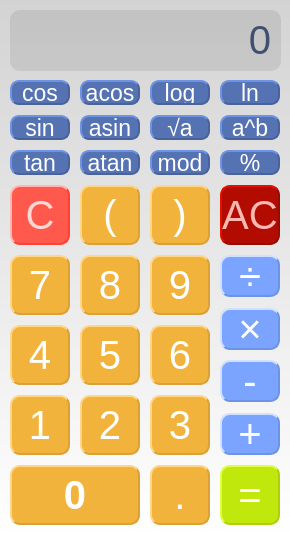
<?xml version="1.0" encoding="UTF-8"?>
<ui version="4.0">
 <class>MainWindow</class>
 <widget class="QMainWindow" name="MainWindow">
  <property name="geometry">
   <rect>
    <x>0</x>
    <y>0</y>
    <width>290</width>
    <height>535</height>
   </rect>
  </property>
  <property name="windowTitle">
   <string>MainWindow</string>
  </property>
  <property name="styleSheet">
   <string notr="true">QMainWindow {
    background-color: qlineargradient(spread:pad, x1:0.5, y1:0, x2:0.5, y2:1, stop:0 rgba(211, 211, 211, 255), stop:1 rgba(255, 255, 255, 255));
    border-radius: 10px;
}</string>
  </property>
  <widget class="QWidget" name="centralwidget">
   <widget class="QLabel" name="Labe_out">
    <property name="geometry">
     <rect>
      <x>10</x>
      <y>10</y>
      <width>261</width>
      <height>60</height>
     </rect>
    </property>
    <property name="font">
     <font>
      <family>.AppleSystemUIFont</family>
      <pointsize>30</pointsize>
      <bold>false</bold>
      <strikeout>false</strikeout>
      <stylestrategy>PreferAntialias</stylestrategy>
     </font>
    </property>
    <property name="styleSheet">
     <string notr="true">QLabel {
    color: #475679;
}</string>
    </property>
    <property name="text">
     <string>0</string>
    </property>
    <property name="alignment">
     <set>Qt::AlignRight|Qt::AlignTrailing|Qt::AlignVCenter</set>
    </property>
   </widget>
   <widget class="QPushButton" name="PushButton_del">
    <property name="geometry">
     <rect>
      <x>10</x>
      <y>185</y>
      <width>60</width>
      <height>60</height>
     </rect>
    </property>
    <property name="font">
     <font>
      <family>.AppleSystemUIFont</family>
      <pointsize>30</pointsize>
     </font>
    </property>
    <property name="styleSheet">
     <string notr="true">QPushButton {
    border-radius: 10px;
    background-color: #ff584c;
    color: #ffd8d6;
    border: 2px outset #ff4032;
}

QPushButton:pressed {
    background-color: #ff4032;
    border: 2px outset #e5392d;
}</string>
    </property>
    <property name="text">
     <string>C</string>
    </property>
   </widget>
   <widget class="QPushButton" name="PushButton_bracket1">
    <property name="geometry">
     <rect>
      <x>80</x>
      <y>185</y>
      <width>60</width>
      <height>60</height>
     </rect>
    </property>
    <property name="font">
     <font>
      <family>.AppleSystemUIFont</family>
      <pointsize>30</pointsize>
     </font>
    </property>
    <property name="styleSheet">
     <string notr="true">QPushButton {
    border-radius: 10px;
    background-color: #F2B33D;
    color: white;
    border: 2px outset #d9a136;
}

QPushButton:pressed {
    background-color: #d9a136;
    border: 2px outset #c18f30;
}</string>
    </property>
    <property name="text">
     <string>(</string>
    </property>
   </widget>
   <widget class="QPushButton" name="PushButton_4">
    <property name="geometry">
     <rect>
      <x>10</x>
      <y>325</y>
      <width>60</width>
      <height>60</height>
     </rect>
    </property>
    <property name="font">
     <font>
      <family>.AppleSystemUIFont</family>
      <pointsize>30</pointsize>
     </font>
    </property>
    <property name="styleSheet">
     <string notr="true">QPushButton {
    border-radius: 10px;
    background-color: #F2B33D;
    color: white;
    border: 2px outset #d9a136;
}

QPushButton:pressed {
    background-color: #d9a136;
    border: 2px outset #c18f30;
}</string>
    </property>
    <property name="text">
     <string>4</string>
    </property>
   </widget>
   <widget class="QPushButton" name="PushButton_5">
    <property name="geometry">
     <rect>
      <x>80</x>
      <y>325</y>
      <width>60</width>
      <height>60</height>
     </rect>
    </property>
    <property name="font">
     <font>
      <family>.AppleSystemUIFont</family>
      <pointsize>30</pointsize>
     </font>
    </property>
    <property name="styleSheet">
     <string notr="true">QPushButton {
    border-radius: 10px;
    background-color: #F2B33D;
    color: white;
    border: 2px outset #d9a136;
}

QPushButton:pressed {
    background-color: #d9a136;
    border: 2px outset #c18f30;
}</string>
    </property>
    <property name="text">
     <string>5</string>
    </property>
   </widget>
   <widget class="QPushButton" name="PushButton_1">
    <property name="geometry">
     <rect>
      <x>10</x>
      <y>395</y>
      <width>60</width>
      <height>60</height>
     </rect>
    </property>
    <property name="font">
     <font>
      <family>.AppleSystemUIFont</family>
      <pointsize>30</pointsize>
     </font>
    </property>
    <property name="styleSheet">
     <string notr="true">QPushButton {
    border-radius: 10px;
    background-color: #F2B33D;
    color: white;
    border: 2px outset #d9a136;
}

QPushButton:pressed {
    background-color: #d9a136;
    border: 2px outset #c18f30;
}</string>
    </property>
    <property name="text">
     <string>1</string>
    </property>
   </widget>
   <widget class="QPushButton" name="PushButton_0">
    <property name="geometry">
     <rect>
      <x>10</x>
      <y>465</y>
      <width>130</width>
      <height>60</height>
     </rect>
    </property>
    <property name="font">
     <font>
      <family>.AppleSystemUIFont</family>
      <pointsize>30</pointsize>
      <bold>true</bold>
      <kerning>true</kerning>
     </font>
    </property>
    <property name="styleSheet">
     <string notr="true">QPushButton {
    border-radius: 10px;
    background-color: #F2B33D;
    color: white;
    border: 2px outset #d9a136;
  background-image: url(icons.ico);
}

QPushButton:pressed {
    background-color: #d9a136;
    border: 2px outset #c18f30;
}</string>
    </property>
    <property name="text">
     <string>0</string>
    </property>
   </widget>
   <widget class="QPushButton" name="PushButton_2">
    <property name="geometry">
     <rect>
      <x>80</x>
      <y>395</y>
      <width>60</width>
      <height>60</height>
     </rect>
    </property>
    <property name="font">
     <font>
      <family>.AppleSystemUIFont</family>
      <pointsize>30</pointsize>
     </font>
    </property>
    <property name="styleSheet">
     <string notr="true">QPushButton {
    border-radius: 10px;
    background-color: #F2B33D;
    color: white;
    border: 2px outset #d9a136;
}

QPushButton:pressed {
    background-color: #d9a136;
    border: 2px outset #c18f30;
}</string>
    </property>
    <property name="text">
     <string>2</string>
    </property>
   </widget>
   <widget class="QPushButton" name="PushButton_bracket2">
    <property name="geometry">
     <rect>
      <x>150</x>
      <y>185</y>
      <width>60</width>
      <height>60</height>
     </rect>
    </property>
    <property name="font">
     <font>
      <family>.AppleSystemUIFont</family>
      <pointsize>30</pointsize>
     </font>
    </property>
    <property name="styleSheet">
     <string notr="true">QPushButton {
    border-radius: 10px;
    background-color: #F2B33D;
    color: white;
    border: 2px outset #d9a136;
}

QPushButton:pressed {
    background-color: #d9a136;
    border: 2px outset #c18f30;
}</string>
    </property>
    <property name="text">
     <string>)</string>
    </property>
   </widget>
   <widget class="QPushButton" name="PushButton_6">
    <property name="geometry">
     <rect>
      <x>150</x>
      <y>325</y>
      <width>60</width>
      <height>60</height>
     </rect>
    </property>
    <property name="font">
     <font>
      <family>.AppleSystemUIFont</family>
      <pointsize>30</pointsize>
     </font>
    </property>
    <property name="styleSheet">
     <string notr="true">QPushButton {
    border-radius: 10px;
    background-color: #F2B33D;
    color: white;
    border: 2px outset #d9a136;
}

QPushButton:pressed {
    background-color: #d9a136;
    border: 2px outset #c18f30;
}</string>
    </property>
    <property name="text">
     <string>6</string>
    </property>
   </widget>
   <widget class="QPushButton" name="PushButton_minus">
    <property name="geometry">
     <rect>
      <x>220</x>
      <y>360</y>
      <width>60</width>
      <height>42</height>
     </rect>
    </property>
    <property name="font">
     <font>
      <family>.AppleSystemUIFont</family>
      <pointsize>30</pointsize>
     </font>
    </property>
    <property name="styleSheet">
     <string notr="true">QPushButton {
    border-radius: 10px;
    background-color: #7AA4FF;
    color: white;
    border: 2px outset #6d93e5;
}

QPushButton:pressed {
    background-color: #6d93e5;
    border: 2px outset #6183cc;
}</string>
    </property>
    <property name="text">
     <string>-</string>
    </property>
   </widget>
   <widget class="QPushButton" name="PushButton_all_del">
    <property name="geometry">
     <rect>
      <x>220</x>
      <y>185</y>
      <width>60</width>
      <height>60</height>
     </rect>
    </property>
    <property name="font">
     <font>
      <family>.AppleSystemUIFont</family>
      <pointsize>30</pointsize>
     </font>
    </property>
    <property name="styleSheet">
     <string notr="true">QPushButton {
    border-radius: 10px;
    background-color: #b20b00;
    color: #ffb7b2;
    border: 2px outset #990a00;
}

QPushButton:pressed {
    background-color: #990a00;
    border: 2px outset #7f0800;
}</string>
    </property>
    <property name="text">
     <string>AC</string>
    </property>
   </widget>
   <widget class="QPushButton" name="PushButton_3">
    <property name="geometry">
     <rect>
      <x>150</x>
      <y>395</y>
      <width>60</width>
      <height>60</height>
     </rect>
    </property>
    <property name="font">
     <font>
      <family>.AppleSystemUIFont</family>
      <pointsize>30</pointsize>
     </font>
    </property>
    <property name="styleSheet">
     <string notr="true">QPushButton {
    border-radius: 10px;
    background-color: #F2B33D;
    color: white;
    border: 2px outset #d9a136;
}

QPushButton:pressed {
    background-color: #d9a136;
    border: 2px outset #c18f30;
}</string>
    </property>
    <property name="text">
     <string>3</string>
    </property>
   </widget>
   <widget class="QPushButton" name="PushButton_dot">
    <property name="geometry">
     <rect>
      <x>150</x>
      <y>465</y>
      <width>60</width>
      <height>60</height>
     </rect>
    </property>
    <property name="font">
     <font>
      <family>.AppleSystemUIFont</family>
      <pointsize>30</pointsize>
     </font>
    </property>
    <property name="styleSheet">
     <string notr="true">QPushButton {
    border-radius: 10px;
    background-color: #F2B33D;
    color: white;
    border: 2px outset #d9a136;
}

QPushButton:pressed {
    background-color: #d9a136;
    border: 2px outset #c18f30;
}</string>
    </property>
    <property name="text">
     <string>.</string>
    </property>
   </widget>
   <widget class="QPushButton" name="PushButton_equals">
    <property name="geometry">
     <rect>
      <x>220</x>
      <y>465</y>
      <width>60</width>
      <height>60</height>
     </rect>
    </property>
    <property name="font">
     <font>
      <family>.AppleSystemUIFont</family>
      <pointsize>30</pointsize>
     </font>
    </property>
    <property name="styleSheet">
     <string notr="true">QPushButton {
    border-radius: 10px;
    background-color: #C1E80C;
    color: white;
    border: 2px outset #add00a;
}

QPushButton:pressed {
    background-color: #add00a;
    border: 2px outset #9ab909;
}</string>
    </property>
    <property name="text">
     <string>=</string>
    </property>
   </widget>
   <widget class="QPushButton" name="PushButton_plus">
    <property name="geometry">
     <rect>
      <x>220</x>
      <y>413</y>
      <width>60</width>
      <height>42</height>
     </rect>
    </property>
    <property name="font">
     <font>
      <family>.AppleSystemUIFont</family>
      <pointsize>30</pointsize>
     </font>
    </property>
    <property name="styleSheet">
     <string notr="true">QPushButton {
    border-radius: 10px;
    background-color: #7AA4FF;
    color: white;
    border: 2px outset #6d93e5;
}

QPushButton:pressed {
    background-color: #6d93e5;
    border: 2px outset #6183cc;
}</string>
    </property>
    <property name="text">
     <string>+</string>
    </property>
   </widget>
   <widget class="QPushButton" name="PushButton_7">
    <property name="geometry">
     <rect>
      <x>10</x>
      <y>255</y>
      <width>60</width>
      <height>60</height>
     </rect>
    </property>
    <property name="font">
     <font>
      <family>.AppleSystemUIFont</family>
      <pointsize>30</pointsize>
     </font>
    </property>
    <property name="styleSheet">
     <string notr="true">QPushButton {
    border-radius: 10px;
    background-color: #F2B33D;
    color: white;
    border: 2px outset #d9a136;
}

QPushButton:pressed {
    background-color: #d9a136;
    border: 2px outset #c18f30;
}</string>
    </property>
    <property name="text">
     <string>7</string>
    </property>
   </widget>
   <widget class="QPushButton" name="PushButton_mult">
    <property name="geometry">
     <rect>
      <x>220</x>
      <y>308</y>
      <width>60</width>
      <height>42</height>
     </rect>
    </property>
    <property name="font">
     <font>
      <family>.AppleSystemUIFont</family>
      <pointsize>30</pointsize>
     </font>
    </property>
    <property name="styleSheet">
     <string notr="true">QPushButton {
    border-radius: 10px;
    background-color: #7AA4FF;
    color: white;
    border: 2px outset #6d93e5;
}

QPushButton:pressed {
    background-color: #6d93e5;
    border: 2px outset #6183cc;
}</string>
    </property>
    <property name="text">
     <string>×</string>
    </property>
   </widget>
   <widget class="QPushButton" name="PushButton_8">
    <property name="geometry">
     <rect>
      <x>80</x>
      <y>255</y>
      <width>60</width>
      <height>60</height>
     </rect>
    </property>
    <property name="font">
     <font>
      <family>.AppleSystemUIFont</family>
      <pointsize>30</pointsize>
     </font>
    </property>
    <property name="styleSheet">
     <string notr="true">QPushButton {
    border-radius: 10px;
    background-color: #F2B33D;
    color: white;
    border: 2px outset #d9a136;
}

QPushButton:pressed {
    background-color: #d9a136;
    border: 2px outset #c18f30;
}</string>
    </property>
    <property name="text">
     <string>8</string>
    </property>
   </widget>
   <widget class="QPushButton" name="PushButton_9">
    <property name="geometry">
     <rect>
      <x>150</x>
      <y>255</y>
      <width>60</width>
      <height>60</height>
     </rect>
    </property>
    <property name="font">
     <font>
      <family>.AppleSystemUIFont</family>
      <pointsize>30</pointsize>
     </font>
    </property>
    <property name="styleSheet">
     <string notr="true">QPushButton {
    border-radius: 10px;
    background-color: #F2B33D;
    color: white;
    border: 2px outset #d9a136;
}

QPushButton:pressed {
    background-color: #d9a136;
    border: 2px outset #c18f30;
}</string>
    </property>
    <property name="text">
     <string>9</string>
    </property>
   </widget>
   <widget class="QPushButton" name="PushButton_cos">
    <property name="geometry">
     <rect>
      <x>10</x>
      <y>80</y>
      <width>60</width>
      <height>25</height>
     </rect>
    </property>
    <property name="font">
     <font>
      <family>.AppleSystemUIFont</family>
      <pointsize>17</pointsize>
      <bold>false</bold>
     </font>
    </property>
    <property name="styleSheet">
     <string notr="true">QPushButton {
    border-radius: 9px;
    background-color: #5572b2;
    color: white;
    border: 2px outset #496299;
}

QPushButton:pressed {
    background-color: #496299;
    border: 2px outset #3d527f;
}</string>
    </property>
    <property name="text">
     <string>cos</string>
    </property>
   </widget>
   <widget class="QPushButton" name="PushButton_sin">
    <property name="geometry">
     <rect>
      <x>10</x>
      <y>115</y>
      <width>60</width>
      <height>25</height>
     </rect>
    </property>
    <property name="font">
     <font>
      <family>.AppleSystemUIFont</family>
      <pointsize>17</pointsize>
      <bold>false</bold>
     </font>
    </property>
    <property name="styleSheet">
     <string notr="true">QPushButton {
    border-radius: 9px;
    background-color: #5572b2;
    color: white;
    border: 2px outset #496299;
}

QPushButton:pressed {
    background-color: #496299;
    border: 2px outset #3d527f;
}</string>
    </property>
    <property name="text">
     <string>sin</string>
    </property>
   </widget>
   <widget class="QPushButton" name="PushButton_tan">
    <property name="geometry">
     <rect>
      <x>10</x>
      <y>150</y>
      <width>60</width>
      <height>25</height>
     </rect>
    </property>
    <property name="font">
     <font>
      <family>.AppleSystemUIFont</family>
      <pointsize>17</pointsize>
      <bold>false</bold>
     </font>
    </property>
    <property name="styleSheet">
     <string notr="true">QPushButton {
    border-radius: 9px;
    background-color: #5572b2;
    color: white;
    border: 2px outset #496299;
}

QPushButton:pressed {
    background-color: #496299;
    border: 2px outset #3d527f;
}</string>
    </property>
    <property name="text">
     <string>tan</string>
    </property>
   </widget>
   <widget class="QPushButton" name="PushButton_acos">
    <property name="geometry">
     <rect>
      <x>80</x>
      <y>80</y>
      <width>60</width>
      <height>25</height>
     </rect>
    </property>
    <property name="font">
     <font>
      <family>.AppleSystemUIFont</family>
      <pointsize>17</pointsize>
      <bold>false</bold>
     </font>
    </property>
    <property name="styleSheet">
     <string notr="true">QPushButton {
    border-radius: 9px;
    background-color: #5572b2;
    color: white;
    border: 2px outset #496299;
}

QPushButton:pressed {
    background-color: #496299;
    border: 2px outset #3d527f;
}</string>
    </property>
    <property name="text">
     <string>acos</string>
    </property>
   </widget>
   <widget class="QPushButton" name="PushButton_asin">
    <property name="geometry">
     <rect>
      <x>80</x>
      <y>115</y>
      <width>60</width>
      <height>25</height>
     </rect>
    </property>
    <property name="font">
     <font>
      <family>.AppleSystemUIFont</family>
      <pointsize>17</pointsize>
      <bold>false</bold>
     </font>
    </property>
    <property name="styleSheet">
     <string notr="true">QPushButton {
    border-radius: 9px;
    background-color: #5572b2;
    color: white;
    border: 2px outset #496299;
}

QPushButton:pressed {
    background-color: #496299;
    border: 2px outset #3d527f;
}</string>
    </property>
    <property name="text">
     <string>asin</string>
    </property>
   </widget>
   <widget class="QPushButton" name="PushButton_atan">
    <property name="geometry">
     <rect>
      <x>80</x>
      <y>150</y>
      <width>60</width>
      <height>25</height>
     </rect>
    </property>
    <property name="font">
     <font>
      <family>.AppleSystemUIFont</family>
      <pointsize>17</pointsize>
      <bold>false</bold>
     </font>
    </property>
    <property name="styleSheet">
     <string notr="true">QPushButton {
    border-radius: 9px;
    background-color: #5572b2;
    color: white;
    border: 2px outset #496299;
}

QPushButton:pressed {
    background-color: #496299;
    border: 2px outset #3d527f;
}</string>
    </property>
    <property name="text">
     <string>atan</string>
    </property>
   </widget>
   <widget class="QPushButton" name="PushButton_exp">
    <property name="geometry">
     <rect>
      <x>220</x>
      <y>115</y>
      <width>60</width>
      <height>25</height>
     </rect>
    </property>
    <property name="font">
     <font>
      <family>.AppleSystemUIFont</family>
      <pointsize>17</pointsize>
      <bold>false</bold>
     </font>
    </property>
    <property name="styleSheet">
     <string notr="true">QPushButton {
    border-radius: 9px;
    background-color: #5572b2;
    color: white;
    border: 2px outset #496299;
}

QPushButton:pressed {
    background-color: #496299;
    border: 2px outset #3d527f;
}</string>
    </property>
    <property name="text">
     <string>a^b</string>
    </property>
   </widget>
   <widget class="QPushButton" name="PushButton_ln">
    <property name="geometry">
     <rect>
      <x>220</x>
      <y>80</y>
      <width>60</width>
      <height>25</height>
     </rect>
    </property>
    <property name="font">
     <font>
      <family>.AppleSystemUIFont</family>
      <pointsize>17</pointsize>
      <bold>false</bold>
     </font>
    </property>
    <property name="styleSheet">
     <string notr="true">QPushButton {
    border-radius: 9px;
    background-color: #5572b2;
    color: white;
    border: 2px outset #496299;
}

QPushButton:pressed {
    background-color: #496299;
    border: 2px outset #3d527f;
}</string>
    </property>
    <property name="text">
     <string>ln</string>
    </property>
   </widget>
   <widget class="QPushButton" name="PushButton_log">
    <property name="geometry">
     <rect>
      <x>150</x>
      <y>80</y>
      <width>60</width>
      <height>25</height>
     </rect>
    </property>
    <property name="font">
     <font>
      <family>.AppleSystemUIFont</family>
      <pointsize>17</pointsize>
      <bold>false</bold>
     </font>
    </property>
    <property name="styleSheet">
     <string notr="true">QPushButton {
    border-radius: 9px;
    background-color: #5572b2;
    color: white;
    border: 2px outset #496299;
}

QPushButton:pressed {
    background-color: #496299;
    border: 2px outset #3d527f;
}</string>
    </property>
    <property name="text">
     <string>log</string>
    </property>
   </widget>
   <widget class="QPushButton" name="PushButton_sqrt">
    <property name="geometry">
     <rect>
      <x>150</x>
      <y>115</y>
      <width>60</width>
      <height>25</height>
     </rect>
    </property>
    <property name="font">
     <font>
      <family>.AppleSystemUIFont</family>
      <pointsize>17</pointsize>
      <bold>false</bold>
     </font>
    </property>
    <property name="styleSheet">
     <string notr="true">QPushButton {
    border-radius: 9px;
    background-color: #5572b2;
    color: white;
    border: 2px outset #496299;
}

QPushButton:pressed {
    background-color: #496299;
    border: 2px outset #3d527f;
}</string>
    </property>
    <property name="text">
     <string>√a</string>
    </property>
   </widget>
   <widget class="QPushButton" name="PushButton_percent">
    <property name="geometry">
     <rect>
      <x>220</x>
      <y>150</y>
      <width>60</width>
      <height>25</height>
     </rect>
    </property>
    <property name="font">
     <font>
      <family>.AppleSystemUIFont</family>
      <pointsize>17</pointsize>
      <bold>false</bold>
     </font>
    </property>
    <property name="styleSheet">
     <string notr="true">QPushButton {
    border-radius: 9px;
    background-color: #5572b2;
    color: white;
    border: 2px outset #496299;
}

QPushButton:pressed {
    background-color: #496299;
    border: 2px outset #3d527f;
}</string>
    </property>
    <property name="text">
     <string>%</string>
    </property>
   </widget>
   <widget class="QPushButton" name="pushButton_mod">
    <property name="geometry">
     <rect>
      <x>150</x>
      <y>150</y>
      <width>60</width>
      <height>25</height>
     </rect>
    </property>
    <property name="font">
     <font>
      <family>.AppleSystemUIFont</family>
      <pointsize>17</pointsize>
      <bold>false</bold>
     </font>
    </property>
    <property name="styleSheet">
     <string notr="true">QPushButton {
    border-radius: 9px;
    background-color: #5572b2;
    color: white;
    border: 2px outset #496299;
}

QPushButton:pressed {
    background-color: #496299;
    border: 2px outset #3d527f;
}</string>
    </property>
    <property name="text">
     <string>mod</string>
    </property>
   </widget>
   <widget class="QWidget" name="verticalWidget" native="true">
    <property name="geometry">
     <rect>
      <x>10</x>
      <y>10</y>
      <width>271</width>
      <height>61</height>
     </rect>
    </property>
    <property name="styleSheet">
     <string notr="true">border-radius: 10px;
    background-color: rgba(0, 0, 0, 0.08);</string>
    </property>
    <layout class="QVBoxLayout" name="verticalLayout_2"/>
   </widget>
   <widget class="QPushButton" name="PushButton_div">
    <property name="geometry">
     <rect>
      <x>220</x>
      <y>255</y>
      <width>60</width>
      <height>42</height>
     </rect>
    </property>
    <property name="font">
     <font>
      <family>.AppleSystemUIFont</family>
      <pointsize>30</pointsize>
     </font>
    </property>
    <property name="styleSheet">
     <string notr="true">QPushButton {
    border-radius: 10px;
    background-color: #7AA4FF;
    color: white;
    border: 2px outset #6d93e5;
}

QPushButton:pressed {
    background-color: #6d93e5;
    border: 2px outset #6183cc;
}</string>
    </property>
    <property name="text">
     <string>÷</string>
    </property>
   </widget>
  </widget>
 </widget>
 <resources/>
 <connections/>
</ui>
